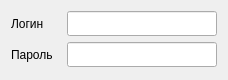
  <widget class="QWidget" name="formLayoutWidget">
   <property name="geometry">
    <rect>
     <x>60</x>
     <y>10</y>
     <width>221</width>
     <height>80</height>
    </rect>
   </property>
   <layout class="QFormLayout" name="formLayout">
    <item row="0" column="0">
     <widget class="QLabel" name="label">
      <property name="sizePolicy">
       <sizepolicy hsizetype="Fixed" vsizetype="Fixed">
        <horstretch>0</horstretch>
        <verstretch>0</verstretch>
       </sizepolicy>
      </property>
      <property name="minimumSize">
       <size>
        <width>50</width>
        <height>25</height>
       </size>
      </property>
      <property name="maximumSize">
       <size>
        <width>50</width>
        <height>25</height>
       </size>
      </property>
      <property name="text">
       <string>Логин</string>
      </property>
     </widget>
    </item>
    <item row="0" column="1">
     <widget class="QLineEdit" name="lineEdit_4">
      <property name="sizePolicy">
       <sizepolicy hsizetype="Fixed" vsizetype="Fixed">
        <horstretch>0</horstretch>
        <verstretch>0</verstretch>
       </sizepolicy>
      </property>
      <property name="minimumSize">
       <size>
        <width>150</width>
        <height>25</height>
       </size>
      </property>
      <property name="maximumSize">
       <size>
        <width>150</width>
        <height>25</height>
       </size>
      </property>
     </widget>
    </item>
    <item row="1" column="0">
     <widget class="QLabel" name="label_6">
      <property name="sizePolicy">
       <sizepolicy hsizetype="Fixed" vsizetype="Fixed">
        <horstretch>0</horstretch>
        <verstretch>0</verstretch>
       </sizepolicy>
      </property>
      <property name="minimumSize">
       <size>
        <width>50</width>
        <height>25</height>
       </size>
      </property>
      <property name="maximumSize">
       <size>
        <width>50</width>
        <height>25</height>
       </size>
      </property>
      <property name="text">
       <string>Пароль</string>
      </property>
     </widget>
    </item>
    <item row="1" column="1">
     <widget class="QLineEdit" name="lineEdit_5">
      <property name="minimumSize">
       <size>
        <width>150</width>
        <height>25</height>
       </size>
      </property>
      <property name="maximumSize">
       <size>
        <width>150</width>
        <height>25</height>
       </size>
      </property>
      <property name="maxLength">
       <number>50</number>
      </property>
     </widget>
    </item>
   </layout>
  </widget>
